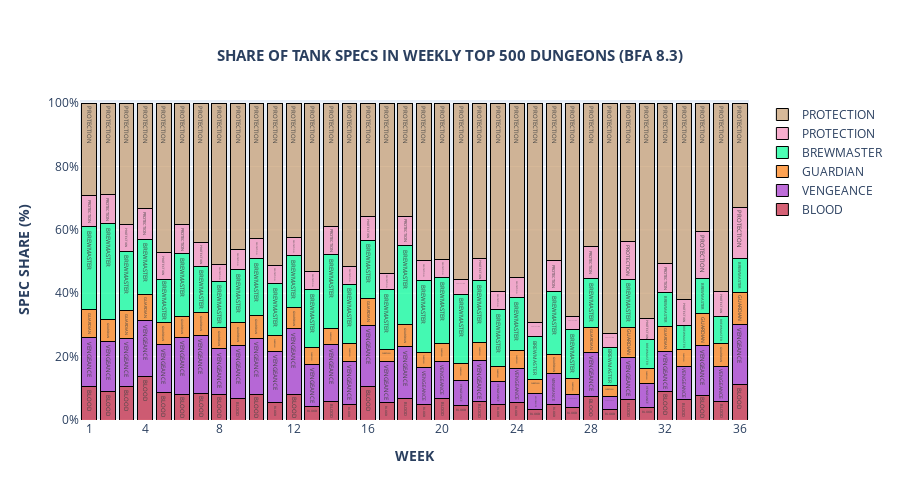

Source (notebook cell):
### Code cell
import figure
importlib.reload(figure)

inheritance_check = figure.StackedBarChart(period_table, "week", "tank")

inheritance_check.assemble_figure()

### Figure 1 — Plotly figure (JSON) as saved in the notebook; plotly's stock layout.template omitted (floating-point values rounded to 4 significant figures)
{"data": [{"hoverlabel": {"align": "right", "bgcolor": "black"}, "hovertemplate": "%{text}<br>WEEK: %{x}<br> SHARE: %{y:.0f}%<extra></extra>", "marker": {"color": "rgba(196,31,59,0.7)", "line": {"color": "black", "width": 1}}, "name": "BLOOD", "text": ["BLOOD", "BLOOD", "BLOOD", "BLOOD", "BLOOD", "BLOOD", "BLOOD", "BLOOD", "BLOOD", "BLOOD", "BLOOD", "BLOOD", "BLOOD", "BLOOD", "BLOOD", "BLOOD", "BLOOD", "BLOOD", "BLOOD", "BLOOD", "BLOOD", "BLOOD", "BLOOD", "BLOOD", "BLOOD", "BLOOD", "BLOOD", "BLOOD", "BLOOD", "BLOOD", "BLOOD", "BLOOD", "BLOOD", "BLOOD", "BLOOD", "BLOOD"], "type": "bar", "x": [1, 2, 3, 4, 5, 6, 7, 8, 9, 10, 11, 12, 13, 14, 15, 16, 17, 18, 19, 20, 21, 22, 23, 24, 25, 26, 27, 28, 29, 30, 31, 32, 33, 34, 35, 36], "y": [10.43, 8.843, 10.43, 13.78, 8.655, 8.037, 8.329, 8.197, 6.681, 7.931, 5.46, 7.903, 4.398, 5.782, 4.931, 10.57, 5.412, 6.746, 5.01, 6.693, 4.614, 5.882, 4.87, 5.529, 3.383, 4.953, 3.876, 7.5, 3.262, 6.527, 4.06, 9.147, 6.56, 7.851, 5.889, 11.25]}, {"hoverlabel": {"align": "right", "bgcolor": "black"}, "hovertemplate": "%{text}<br>WEEK: %{x}<br> SHARE: %{y:.0f}%<extra></extra>", "marker": {"color": "rgba(163,48,201,0.7)", "line": {"color": "black", "width": 1}}, "name": "VENGEANCE", "text": ["VENGEANCE", "VENGEANCE", "VENGEANCE", "VENGEANCE", "VENGEANCE", "VENGEANCE", "VENGEANCE", "VENGEANCE", "VENGEANCE", "VENGEANCE", "VENGEANCE", "VENGEANCE", "VENGEANCE", "VENGEANCE", "VENGEANCE", "VENGEANCE", "VENGEANCE", "VENGEANCE", "VENGEANCE", "VENGEANCE", "VENGEANCE", "VENGEANCE", "VENGEANCE", "VENGEANCE", "VENGEANCE", "VENGEANCE", "VENGEANCE", "VENGEANCE", "VENGEANCE", "VENGEANCE", "VENGEANCE", "VENGEANCE", "VENGEANCE", "VENGEANCE", "VENGEANCE", "VENGEANCE"], "type": "bar", "x": [1, 2, 3, 4, 5, 6, 7, 8, 9, 10, 11, 12, 13, 14, 15, 16, 17, 18, 19, 20, 21, 22, 23, 24, 25, 26, 27, 28, 29, 30, 31, 32, 33, 34, 35, 36], "y": [15.6, 16.07, 15.34, 17.61, 15.16, 18.12, 18.42, 14.31, 16.84, 17.86, 16.21, 20.83, 13.09, 17.91, 13.63, 19.36, 13.07, 16.34, 11.55, 11.7, 7.945, 12.83, 7.33, 10.81, 5.1, 9.606, 4.109, 13.81, 4.082, 13.35, 7.564, 12.46, 10.33, 15.64, 10.97, 18.93]}, {"hoverlabel": {"align": "right", "bgcolor": "black"}, "hovertemplate": "%{text}<br>WEEK: %{x}<br> SHARE: %{y:.0f}%<extra></extra>", "marker": {"color": "rgba(255,125,10,0.7)", "line": {"color": "black", "width": 1}}, "name": "GUARDIAN", "text": ["GUARDIAN", "GUARDIAN", "GUARDIAN", "GUARDIAN", "GUARDIAN", "GUARDIAN", "GUARDIAN", "GUARDIAN", "GUARDIAN", "GUARDIAN", "GUARDIAN", "GUARDIAN", "GUARDIAN", "GUARDIAN", "GUARDIAN", "GUARDIAN", "GUARDIAN", "GUARDIAN", "GUARDIAN", "GUARDIAN", "GUARDIAN", "GUARDIAN", "GUARDIAN", "GUARDIAN", "GUARDIAN", "GUARDIAN", "GUARDIAN", "GUARDIAN", "GUARDIAN", "GUARDIAN", "GUARDIAN", "GUARDIAN", "GUARDIAN", "GUARDIAN", "GUARDIAN", "GUARDIAN"], "type": "bar", "x": [1, 2, 3, 4, 5, 6, 7, 8, 9, 10, 11, 12, 13, 14, 15, 16, 17, 18, 19, 20, 21, 22, 23, 24, 25, 26, 27, 28, 29, 30, 31, 32, 33, 34, 35, 36], "y": [8.78, 6.861, 8.879, 8.296, 6.824, 6.506, 7.113, 6.664, 7.164, 7.164, 5.011, 6.622, 5.364, 5.132, 5.631, 8.458, 3.73, 7.112, 4.86, 5.894, 5.28, 5.866, 4.787, 5.645, 4.4, 6.199, 5.024, 8.036, 3.557, 9.273, 4.71, 8.042, 5.474, 9.992, 7.41, 10.04]}, {"hoverlabel": {"align": "right", "bgcolor": "black"}, "hovertemplate": "%{text}<br>WEEK: %{x}<br> SHARE: %{y:.0f}%<extra></extra>", "marker": {"color": "rgba(0,255,150,0.7)", "line": {"color": "black", "width": 1}}, "name": "BREWMASTER", "text": ["BREWMASTER", "BREWMASTER", "BREWMASTER", "BREWMASTER", "BREWMASTER", "BREWMASTER", "BREWMASTER", "BREWMASTER", "BREWMASTER", "BREWMASTER", "BREWMASTER", "BREWMASTER", "BREWMASTER", "BREWMASTER", "BREWMASTER", "BREWMASTER", "BREWMASTER", "BREWMASTER", "BREWMASTER", "BREWMASTER", "BREWMASTER", "BREWMASTER", "BREWMASTER", "BREWMASTER", "BREWMASTER", "BREWMASTER", "BREWMASTER", "BREWMASTER", "BREWMASTER", "BREWMASTER", "BREWMASTER", "BREWMASTER", "BREWMASTER", "BREWMASTER", "BREWMASTER", "BREWMASTER"], "type": "bar", "x": [1, 2, 3, 4, 5, 6, 7, 8, 9, 10, 11, 12, 13, 14, 15, 16, 17, 18, 19, 20, 21, 22, 23, 24, 25, 26, 27, 28, 29, 30, 31, 32, 33, 34, 35, 36], "y": [26.26, 30.26, 18.69, 17.41, 13.81, 19.9, 14.53, 14.55, 16.66, 17.96, 16.41, 16.67, 18.31, 23.51, 18.72, 18.4, 18.95, 24.9, 22.72, 20.78, 21.92, 19.52, 17.92, 16.67, 13.45, 19.84, 15.5, 15.26, 12.11, 15.32, 8.96, 10.59, 7.405, 11.28, 8.316, 10.69]}, {"hoverlabel": {"align": "right", "bgcolor": "black"}, "hovertemplate": "%{text}<br>WEEK: %{x}<br> SHARE: %{y:.0f}%<extra></extra>", "marker": {"color": "rgba(245,140,186,0.7)", "line": {"color": "black", "width": 1}}, "name": "PROTECTION", "text": ["PROTECTION", "PROTECTION", "PROTECTION", "PROTECTION", "PROTECTION", "PROTECTION", "PROTECTION", "PROTECTION", "PROTECTION", "PROTECTION", "PROTECTION", "PROTECTION", "PROTECTION", "PROTECTION", "PROTECTION", "PROTECTION", "PROTECTION", "PROTECTION", "PROTECTION", "PROTECTION", "PROTECTION", "PROTECTION", "PROTECTION", "PROTECTION", "PROTECTION", "PROTECTION", "PROTECTION", "PROTECTION", "PROTECTION", "PROTECTION", "PROTECTION", "PROTECTION", "PROTECTION", "PROTECTION", "PROTECTION", "PROTECTION"], "type": "bar", "x": [1, 2, 3, 4, 5, 6, 7, 8, 9, 10, 11, 12, 13, 14, 15, 16, 17, 18, 19, 20, 21, 22, 23, 24, 25, 26, 27, 28, 29, 30, 31, 32, 33, 34, 35, 36], "y": [9.777, 8.993, 8.213, 9.812, 8.356, 9.002, 7.679, 5.332, 6.331, 6.448, 5.51, 5.657, 5.714, 8.799, 5.514, 7.409, 5.129, 9.161, 6.109, 5.528, 4.464, 6.913, 5.618, 6.178, 4.583, 9.673, 4.076, 10, 4.393, 11.87, 6.787, 9.132, 8.144, 14.7, 8.073, 16.19]}, {"hoverlabel": {"align": "right", "bgcolor": "black"}, "hovertemplate": "%{text}<br>WEEK: %{x}<br> SHARE: %{y:.0f}%<extra></extra>", "marker": {"color": "rgba(199,156,110,0.7)", "line": {"color": "black", "width": 1}}, "name": "PROTECTION", "text": ["PROTECTION", "PROTECTION", "PROTECTION", "PROTECTION", "PROTECTION", "PROTECTION", "PROTECTION", "PROTECTION", "PROTECTION", "PROTECTION", "PROTECTION", "PROTECTION", "PROTECTION", "PROTECTION", "PROTECTION", "PROTECTION", "PROTECTION", "PROTECTION", "PROTECTION", "PROTECTION", "PROTECTION", "PROTECTION", "PROTECTION", "PROTECTION", "PROTECTION", "PROTECTION", "PROTECTION", "PROTECTION", "PROTECTION", "PROTECTION", "PROTECTION", "PROTECTION", "PROTECTION", "PROTECTION", "PROTECTION", "PROTECTION"], "type": "bar", "x": [1, 2, 3, 4, 5, 6, 7, 8, 9, 10, 11, 12, 13, 14, 15, 16, 17, 18, 19, 20, 21, 22, 23, 24, 25, 26, 27, 28, 29, 30, 31, 32, 33, 34, 35, 36], "y": [29.17, 28.98, 38.45, 33.1, 47.19, 38.44, 43.93, 50.95, 46.32, 42.64, 51.39, 42.31, 53.12, 38.86, 51.57, 35.8, 53.71, 35.74, 49.75, 49.4, 55.78, 48.99, 59.47, 55.17, 69.08, 49.73, 67.41, 45.39, 72.59, 43.65, 67.92, 50.63, 62.09, 40.53, 59.34, 32.89]}], "layout": {"barmode": "stack", "height": 500, "title": {"font": {"size": 15}, "text": "<B>SHARE OF TANK SPECS IN WEEKLY TOP 500 DUNGEONS (BFA 8.3)</B>", "x": 0.5, "xanchor": "center", "yanchor": "top"}, "width": 900, "xaxis": {"range": [0.5, 36.5], "ticktext": ["1", "4", "8", "12", "16", "20", "24", "28", "32", "36"], "tickvals": [1, 4, 8, 12, 16, 20, 24, 28, 32, 36], "title": {"text": "<b>WEEK</b>"}}, "yaxis": {"range": [0, 101], "ticktext": ["0%", "20%", "40%", "60%", "80%", "100%"], "tickvals": [0, 20, 40, 60, 80, 100], "title": {"text": "<b>SPEC SHARE (%)</b>"}}}}
